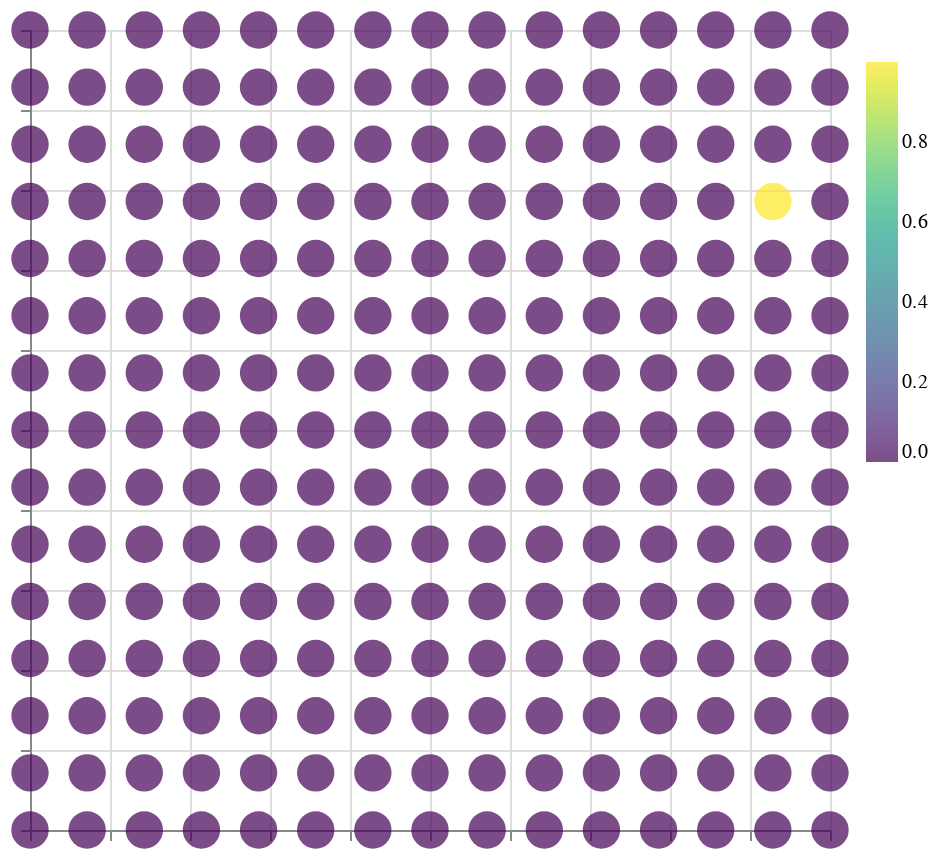

The cell this chart's notebook holds for it:
### Code cell
### GENERATE PROBABLITY DISTRIBUTION PLOTS ###


i = np.random.randint(len(memb_map_df))


classMap_prob = classMap.copy()
classMap_prob["prob"] = gtm_model.matR[i,:]

prob_map_orig=alt.Chart(classMap_prob).mark_circle(size = 350).encode(
                                                    x=alt.X('x1:Q', axis=alt.Axis(labels=False,title = "")),
                                                    y=alt.Y('x2:Q', axis=alt.Axis(labels=False,title = "")),
                                                    # size=30,
                                                    color=alt.Color('prob:Q',
                                                                    scale=alt.Scale(scheme='viridis'),
                                                                    title=textwrap.wrap("",20))
                                                ).configure_view(
                                                    continuousHeight=400,
                                                    continuousWidth=400
                                                )

prob_map_orig

### Figure 1 — Vega-Lite specification as saved in the notebook (floating-point values rounded to 4 significant figures; data arrays with more than 128 entries replaced by an {"elided": "..."} marker saying what was removed)
{"config": {"view": {"continuousWidth": 400, "continuousHeight": 400}}, "data": {"name": "data-b5622a9cad90bcd6f01ad5414e5df058"}, "mark": {"type": "circle", "size": 350}, "encoding": {"color": {"field": "prob", "scale": {"scheme": "viridis"}, "title": [], "type": "quantitative"}, "x": {"axis": {"labels": false, "title": ""}, "field": "x1", "type": "quantitative"}, "y": {"axis": {"labels": false, "title": ""}, "field": "x2", "type": "quantitative"}}, "$schema": "https://vega.github.io/schema/vega-lite/v5.20.1.json", "datasets": {"data-b5622a9cad90bcd6f01ad5414e5df058": {"elided": "225 records"}}}
